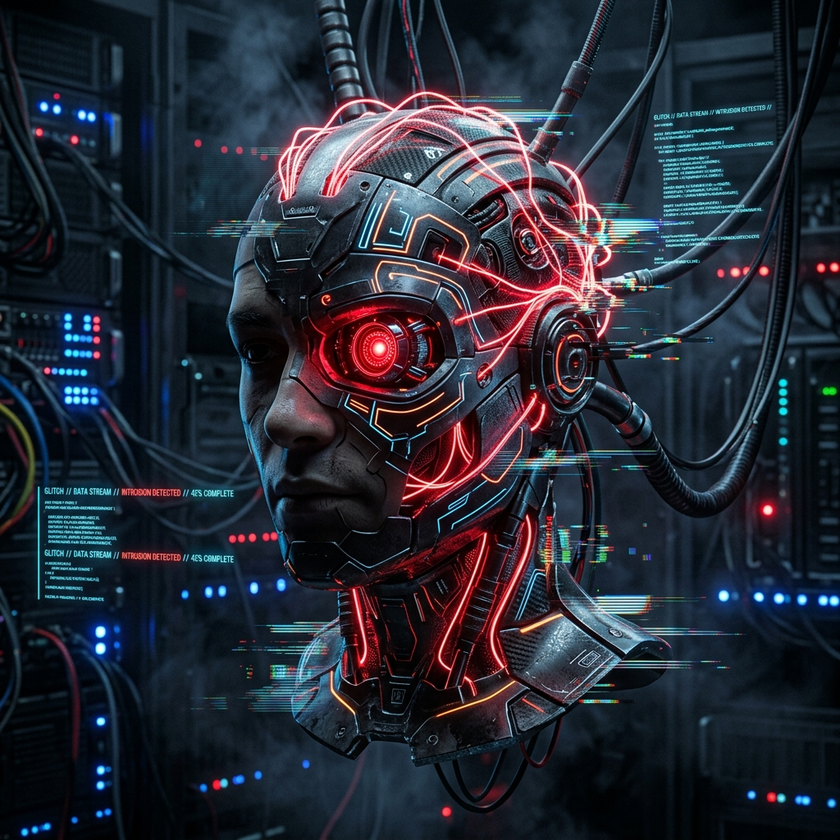
#> input picture avatar.png, 840 x 840 px, shrunk from 1024 x 1024 before the run
$ python autonomous_agent.py
#> lines starting #> are read from the running program, lines starting #| are printed output that depends on the picture; after the words box and inside, x2 and y2 are one past the last pixel; in counts of white or black regions, pixels touching at a corner belong together
### unified_system.py
"""
unified_system.py
-----------------
Suite unificata e modulare che raggruppa in un unico file le 4 componenti sicure:
1. SEZIONE 1: Computer Vision Pipeline (OpenCV)
2. SEZIONE 2: Text & Data Processing (Regex e Statistiche)
3. SEZIONE 3: Experience Memory & Learning Agent (Memoria Strategica su JSON)
4. SEZIONE 4: Online Learning Model (Percettrone con aggiornamento matematico dei pesi)
5. SEZIONE 5: Orchestratore Centralizzato (Dispatcher con telemetria dei tempi di calcolo)
"""

import os
import sys
import re
import time
import json
from pathlib import Path
from collections import Counter
from typing import Dict, Any, List, Tuple

# Controllo dipendenze essenziali
try:
    import cv2
    import numpy as np
except ImportError:
    print("[!] OpenCV o NumPy mancanti. Installa con: pip install opencv-python numpy")
    sys.exit(1)


# ==============================================================================
# SEZIONE 1: COMPUTER VISION PIPELINE (OpenCV)
# ==============================================================================
class OpenCVVisionPipeline:
    """Gestisce la manipolazione di immagini, riduzione rumore e contorni."""
    def __init__(self, output_dir: str = "outputs/vision"):
        self.output_dir = Path(output_dir)
        self.output_dir.mkdir(parents=True, exist_ok=True)

    def load_image(self, image_path: str) -> np.ndarray:
        if not os.path.exists(image_path):
            raise FileNotFoundError(f"File non trovato: {image_path}")
        img = cv2.imread(image_path)
        if img is None:
            raise ValueError(f"Impossibile aprire l'immagine: {image_path}")
        return img

    def run_full_pipeline(self, image_path: str) -> Dict[str, Any]:
        image = self.load_image(image_path)
        base = Path(image_path).stem

        # 1. Grayscale & Blur
        gray = cv2.cvtColor(image, cv2.COLOR_BGR2GRAY)
        blurred = cv2.GaussianBlur(gray, (5, 5), 0)

        # 2. Canny Edges
        edges = cv2.Canny(blurred, 50, 150)

        # 3. Thresholding Otsu
        _, thresh = cv2.threshold(blurred, 0, 255, cv2.THRESH_BINARY + cv2.THRESH_OTSU)

        # 4. Rilevamento Contorni
        contours, _ = cv2.findContours(edges, cv2.RETR_EXTERNAL, cv2.CHAIN_APPROX_SIMPLE)
        annotated = image.copy()
        valid_count = 0
        for c in contours:
            if cv2.contourArea(c) >= 100.0:
                valid_count += 1
                x, y, w, h = cv2.boundingRect(c)
                cv2.rectangle(annotated, (x, y), (x + w, y + h), (255, 128, 0), 2)
                cv2.drawContours(annotated, [c], -1, (0, 255, 0), 2)

        # Salvataggio file
        out_edges = self.output_dir / f"{base}_edges.png"
        out_contours = self.output_dir / f"{base}_contours.png"
        cv2.imwrite(str(out_edges), edges)
        cv2.imwrite(str(out_contours), annotated)

        return {
            "image_shape": list(image.shape),
            "contours_count": valid_count,
            "saved_files": [str(out_edges), str(out_contours)]
        }


# ==============================================================================
# SEZIONE 2: TEXT & DATA PROCESSING (Regex & Statistiche)
# ==============================================================================
class TextProcessor:
    """Estrae metriche e parole chiave da testi non strutturati."""
    STOPWORDS = {
        "il", "lo", "la", "i", "gli", "le", "un", "uno", "una", "di", "a",
        "da", "in", "con", "su", "per", "tra", "fra", "e", "o", "ma", "che",
        "non", "si", "ci", "ed", "ad", "ha", "hanno", "sono", "era", "stato"
    }

    def __init__(self, text: str):
        self.raw_text = text.strip()

    def calculate_stats(self) -> Dict[str, Any]:
        words = re.findall(r'\b[a-zA-ZàèéìòùÀÈÉÌÒÙ]+\b', self.raw_text.lower())
        total_words = len(words)
        unique_words = len(set(words))
        avg_len = sum(len(w) for w in words) / max(1, total_words)

        meaningful = [w for w in words if w not in self.STOPWORDS and len(w) >= 3]
        top_keywords = [k[0] for k in Counter(meaningful).most_common(3)]

        return {
            "total_words": total_words,
            "unique_words": unique_words,
            "avg_word_length": round(avg_len, 2),
            "top_keywords": top_keywords
        }


# ==============================================================================
# SEZIONE 3: MEMORIA STRATEGICA & APPRENDIMENTO (Experience Caching)
# ==============================================================================
class StrategicMemory:
    """Memorizza su disco sequenze risolutive per riusarle all'istante."""
    def __init__(self, db_file: str = "experience_db.json"):
        self.db_file = db_file

    def recall(self, task_key: str):
        if os.path.exists(self.db_file):
            try:
                with open(self.db_file, "r") as f:
                    return json.load(f).get(task_key)
            except:
                return None
        return None

    # [11 lines left out: function store, not called in this run]


# ==============================================================================
# SEZIONE 4: MODELLO A APPRENDIMENTO INCREMENTALE (Online Learning)
# ==============================================================================
class OnlineLearningModel:
    """Percettrone con aggiornamento matematico dei pesi alla ricezione di errori."""
    def __init__(self, num_features: int = 2, lr: float = 0.2, model_file: str = "model_weights.json"):
        self.num_features = num_features
        self.lr = lr
        self.model_file = model_file
        self.weights = [0.0] * num_features
        self.bias = 0.0
        self.samples_trained = 0
        self._load()

    def _load(self):
        if os.path.exists(self.model_file):
            try:
                with open(self.model_file, "r") as f:
#> (reads model_weights.json from the repository)
                    d = json.load(f)
                    self.weights = d.get("weights", self.weights)
                    self.bias = d.get("bias", self.bias)
                    self.samples_trained = d.get("samples_trained", 0)
            except:
                pass

    # [7 lines left out: function save, not called in this run]

    def predict(self, x: List[float]) -> int:
        val = sum(w * xi for w, xi in zip(self.weights, x)) + self.bias
        return 1 if val >= 0 else 0

    def learn_step(self, x: List[float], target: int) -> Dict[str, Any]:
        pred = self.predict(x)
        error = target - pred
        self.samples_trained += 1

        if error != 0:
            for i in range(len(self.weights)):
                self.weights[i] += self.lr * error * x[i]
            self.bias += self.lr * error
            self.save()
            return {
                "updated": True,
                "prediction": pred,
                "target": target,
                "new_weights": [round(w, 3) for w in self.weights],
                "new_bias": round(self.bias, 3)
            }

        return {"updated": False, "prediction": pred, "target": target}


# ==============================================================================
# SEZIONE 5: ORCHESTRATORE CENTRALIZZATO
# ==============================================================================
class UnifiedSystem:
    """Punto di ingresso unico per tutti i servizi del sistema."""
    def __init__(self):
        self.vision = OpenCVVisionPipeline()
        self.memory = StrategicMemory()
        self.online_ml = OnlineLearningModel(num_features=2, lr=0.2)

    def dispatch(self, task_name: str, params: Dict[str, Any]) -> Dict[str, Any]:
        start = time.time()
        print(f"\n[ORCHESTRATORE] Ricevuto task: '{task_name}'")

        try:
            if task_name == "vision":
                res = self.vision.run_full_pipeline(params.get("image", "avatar.png"))
            elif task_name == "text":
                res = TextProcessor(params.get("text", "")).calculate_stats()
            elif task_name == "online_learning":
                res = self.online_ml.learn_step(params["features"], params["target"])
            elif task_name == "strategic_pricing":
                # Esempio di task con riuso di memoria strategica
                task_id = "calcolo_prezzo"
                known = self.memory.recall(task_id)
                prezzo = params.get("prezzo", 100.0)
                sconto = params.get("sconto", 10.0)
                iva = params.get("iva", 22.0)

                if known:
                    # Calcolo istantaneo ottimizzato
                    finale = round((prezzo * (1 - sconto/100)) * (1 + iva/100), 2)
                    res = {"mode": "MEMORIA_ESPERTA", "risultato": finale}
                else:
                    # Prima volta: calcola e salva
                    finale = round((prezzo * (1 - sconto/100)) * (1 + iva/100), 2)
                    self.memory.store(task_id, ["applica_sconto", "applica_iva"])
                    res = {"mode": "PRIMA_VOLTA_APPRESO", "risultato": finale}
            else:
                res = {"error": f"Task sconosciuto: {task_name}"}

            status = "SUCCESS"
        except Exception as e:
            res = {"error": str(e)}
            status = "FAILED"

        elapsed_ms = round((time.time() - start) * 1000, 2)
        return {
            "status": status,
            "task": task_name,
            "data": res,
            "elapsed_ms": elapsed_ms
        }

    # [30 lines left out: function auto_decide_and_run, not called in this run]


# ==============================================================================
# TEST INTEGRALE DI ESECUZIONE
# ==============================================================================
# [26 lines that do not run on import are left out]

### test_ollama_client.py
"""
test_ollama_client.py
---------------------
Client essenziale (usando urllib nativo di Python) per testare l'inferenza locale
del modello leggero Qwen2.5:0.5b su Ollama.
"""

import urllib.request
import json
import time

OLLAMA_API_URL = "http://127.0.0.1:11434/api/generate"
MODEL_NAME = "qwen2.5:0.5b"


def query_ollama(prompt: str) -> str:
    payload = {
        "model": MODEL_NAME,
        "prompt": prompt,
        "stream": False
    }
    data = json.dumps(payload).encode("utf-8")
    req = urllib.request.Request(
        OLLAMA_API_URL,
        data=data,
        headers={"Content-Type": "application/json"}
    )

    try:
        start_time = time.time()
        with urllib.request.urlopen(req, timeout=60) as response:
            res_json = json.loads(response.read().decode("utf-8"))
            elapsed = round(time.time() - start_time, 2)
            reply = res_json.get("response", "").strip()
            print(f"[OLLAMA - {MODEL_NAME}] Risposta generata in {elapsed}s:")
            print("-" * 50)
            print(reply)
            print("-" * 50)
            return reply
    except Exception as e:
        print(f"[!] Errore durante la richiesta a Ollama: {e}")
        return ""


# [4 lines that do not run on import are left out]

### autonomous_agent.py
"""
autonomous_agent.py
-------------------
Agente Autonomo orientato a obiettivi con ciclo OODA (Osserva, Orienta, Decidi, Agisci).
L'agente:
1. Riceve o seleziona un obiettivo.
2. Scompone il problema e pianifica i passi da eseguire.
3. Esegue in autonomia i passi adoperando gli strumenti disponibili nel suo toolbox sicuro.
4. Valuta l'esito di ogni azione e aggiorna la propria memoria persistente.
5. Si ferma automaticamente al raggiungimento del traguardo o al limite massimo di passi.
"""

import sys
import time
import json
import os
from datetime import datetime
from typing import Dict, Any, List

# Garantisce la compatibilità con la console Windows
try:
    if hasattr(sys.stdout, "reconfigure"):
        sys.stdout.reconfigure(encoding="utf-8")
except Exception:
    pass

try:
    from test_ollama_client import query_ollama
    HAS_OLLAMA = True
except Exception:
    HAS_OLLAMA = False

from unified_system import UnifiedSystem


class AutonomousAgent:
    def __init__(self, name: str = "Nexus-1", max_steps: int = 5):
        self.name = name
        self.max_steps = max_steps
        self.system = UnifiedSystem()
        self.memory_file = "agent_autonomous_memory.json"
        self.history: List[Dict[str, Any]] = []
        self._load_memory()

    def _load_memory(self):
        if os.path.exists(self.memory_file):
            try:
                with open(self.memory_file, "r", encoding="utf-8") as f:
#> (reads agent_autonomous_memory.json from the repository)
                    self.memory = json.load(f)
            except Exception:
                self.memory = {"missions_completed": 0, "log": []}
        else:
            self.memory = {"missions_completed": 0, "log": []}

    def _save_memory(self):
        with open(self.memory_file, "w", encoding="utf-8") as f:
            json.dump(self.memory, f, indent=2)

    def log(self, stage: str, message: str):
        timestamp = datetime.now().strftime("%H:%M:%S")
        print(f"[{timestamp}] [{self.name}] [{stage:<10}] {message}")

    def plan_mission(self, objective: str) -> List[Dict[str, Any]]:
        self.log("PIANIFICA", f"Scomposizione obiettivo: '{objective}'")
        time.sleep(0.5)

        plan = [
            {
                "step": 1,
                "action": "vision",
                "desc": "Acquisizione e analisi visiva dell'ambiente di lavoro (avatar.png)",
                "params": {"image": "avatar.png"}
            },
            {
                "step": 2,
                "action": "text",
                "desc": "Estrazione semantica e calcolo parametri dal testo dell'obiettivo",
                "params": {"text": objective}
            },
            {
                "step": 3,
                "action": "strategic_pricing",
                "desc": "Verifica strategia di calcolo e allocazione risorse tramite memoria storica",
                "params": {"prezzo": 150.0, "sconto": 10.0, "iva": 22.0}
            },
            {
                "step": 4,
                "action": "online_learning",
                "desc": "Aggiornamento incrementale dei pesi del modello decisionale",
                "params": {"features": [2.0, 1.0], "target": 1}
            }
        ]

        if HAS_OLLAMA:
            plan.append({
                "step": 5,
                "action": "llm_reflection",
                "desc": "Sintesi strategica tramite modello locale Ollama (qwen2.5:0.5b)",
                "params": {"prompt": f"Riassumi in una frase l'esito delle operazioni per l'obiettivo: {objective}"}
            })

        return plan

    def execute_action(self, task: str, params: Dict[str, Any]) -> Dict[str, Any]:
        if task == "llm_reflection":
            prompt = params.get("prompt", "")
            self.log("AZIONE", "Interrogazione modello locale Ollama...")
            reply = query_ollama(prompt)
            return {"status": "SUCCESS", "reflection": reply.strip()}
        else:
            return self.system.dispatch(task, params)

    def run_autonomous_loop(self, objective: str):
        print("\n" + "=" * 65)
        print(f"[AGENTE] AVVIO CICLO AUTONOMO: {self.name}")
        print(f"[OBIETTIVO] {objective}")
        print("=" * 65 + "\n")

        plan = self.plan_mission(objective)
        self.log("PIANO", f"Generato piano operativo con {len(plan)} fasi sequenziali.")
        time.sleep(0.5)

        step_count = 0
        for item in plan:
            step_count += 1
            if step_count > self.max_steps:
                self.log("SAFETY", "Raggiunto limite massimo di passi consentiti (max_steps).")
                break

            self.log("STEP", f"[{item['step']}/{len(plan)}] Esecuzione: {item['desc']}")

            start_time = time.time()
            result = self.execute_action(item["action"], item["params"])
            elapsed = time.time() - start_time

            status = result.get("status", "UNKNOWN")
            if status == "SUCCESS":
                self.log("FEEDBACK", f"Completato con successo in {elapsed:.2f}s.")
            else:
                self.log("ATTENZIONE", f"Esito non ottimale: {result}")

            self.history.append({
                "step": item["step"],
                "action": item["action"],
                "status": status,
                "time": elapsed
            })
            time.sleep(0.5)
#> this loop made 5 passes; (reads experience_db.json from the repository)
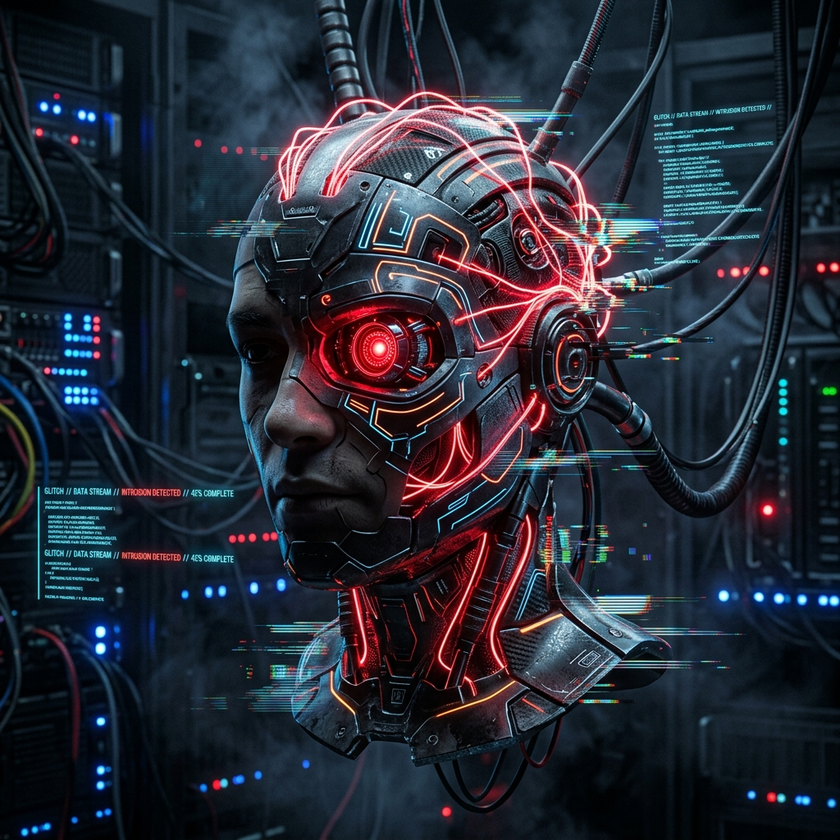
#> input picture avatar.png, 840 x 840 px, shrunk from 1024 x 1024 before the run
#> pass 1, in run_full_pipeline, `gray = cv2.cvtColor(image, cv2.COLOR_BGR2GRAY)`:
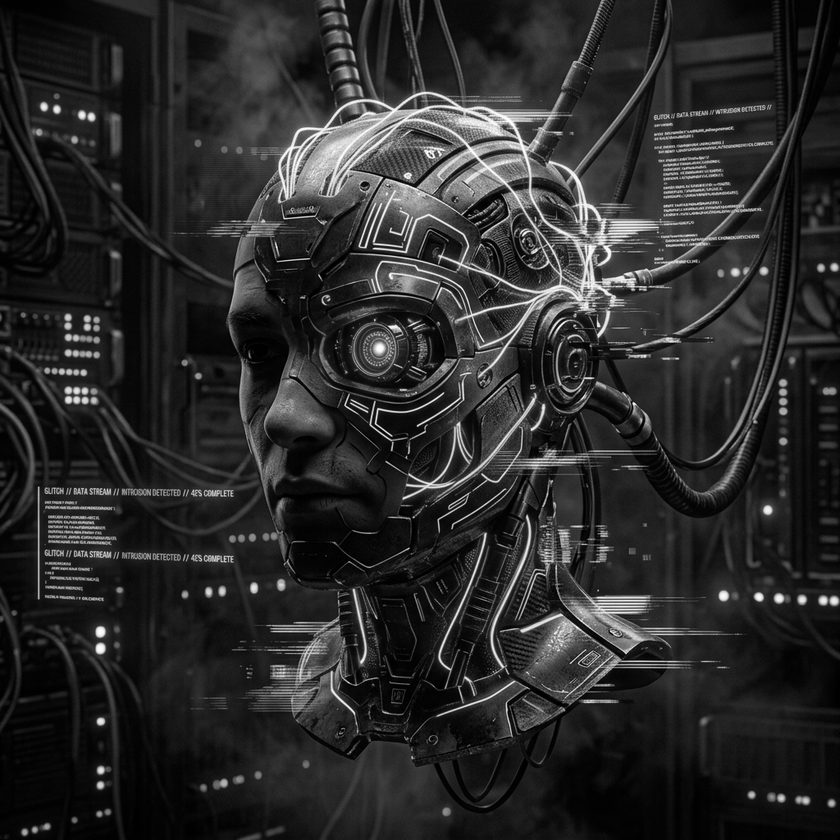
#> gray: shape (840, 840); min 0, max 255, mean 42.3
#> pass 1, in run_full_pipeline, `edges = cv2.Canny(blurred, 50, 150)`:
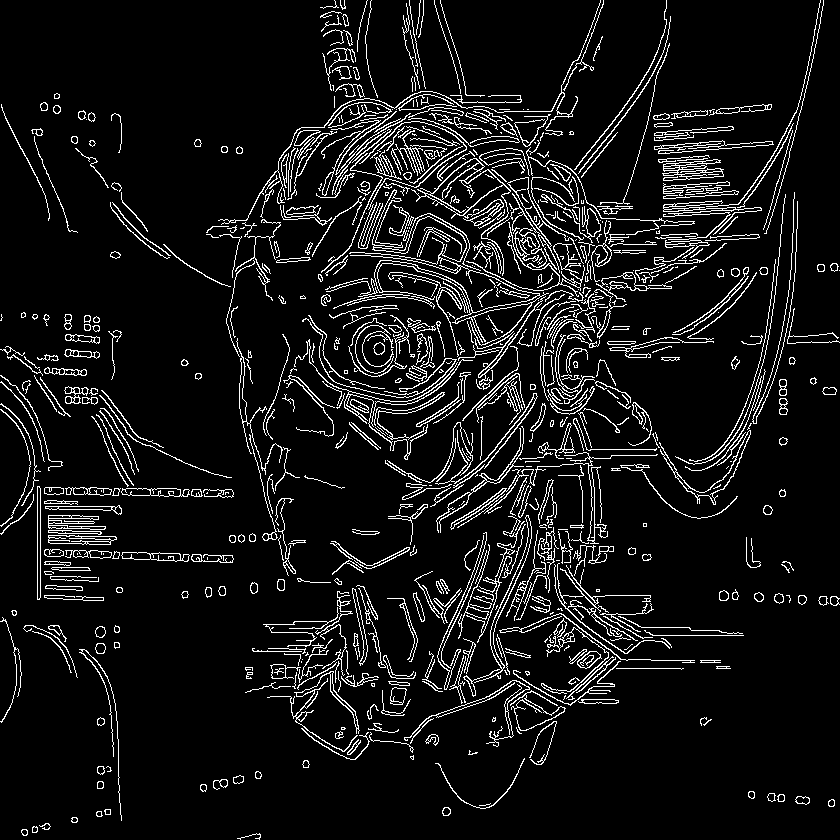
#> edges: shape (840, 840); 8.1% white in thin lines or dots
#> pass 1, in run_full_pipeline, `_, thresh = cv2.threshold(blurred, 0, 255, cv2.THRESH_BINARY + cv2.THR..`:
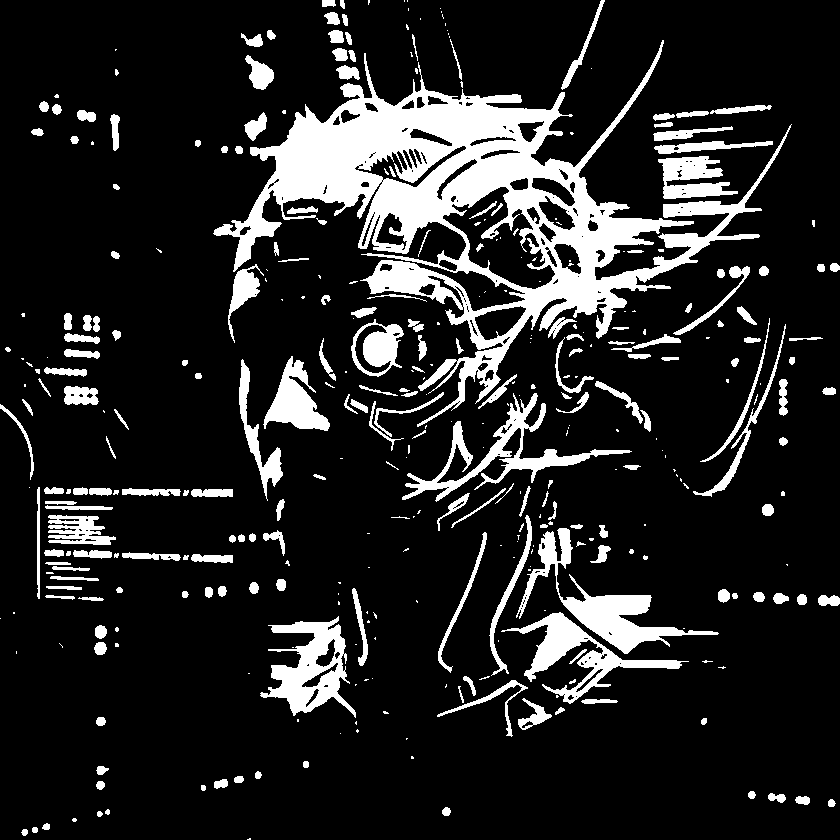
#> thresh: shape (840, 840); 14.6% white; 373 white regions (163 under 20 px), largest, box (x1, y1, x2, y2) and area: (213, 40, 792, 427) 49795, (516, 528, 719, 654) 4992, (260, 616, 356, 718) 4337
#> after the loop, step_count = 5

        self.memory["missions_completed"] += 1
        self.memory["log"].append({
            "timestamp": datetime.now().isoformat(),
            "objective": objective,
            "steps_executed": len(self.history),
            "status": "COMPLETED"
        })
        self._save_memory()

        print("\n" + "=" * 65)
        self.log("CONCLUSIONE", f"Tutte le azioni sono state eseguite in autonomia.")
        self.log("MEMORIA", f"Dati salvati in '{self.memory_file}'. Missioni totali: {self.memory['missions_completed']}")
        print("=" * 65 + "\n")


if __name__ == "__main__":
    agent = AutonomousAgent(name="Nexus-AutoBot", max_steps=5)
    missione = "Ispeziona l'ambiente visivo, analizza i parametri testuali e aggiorna i pesi del modello"
    agent.run_autonomous_loop(missione)
#> (the call stopped at in query_ollama, `with urllib.request.urlopen(req, timeout=60) as response:`: the network is not available in this run)
